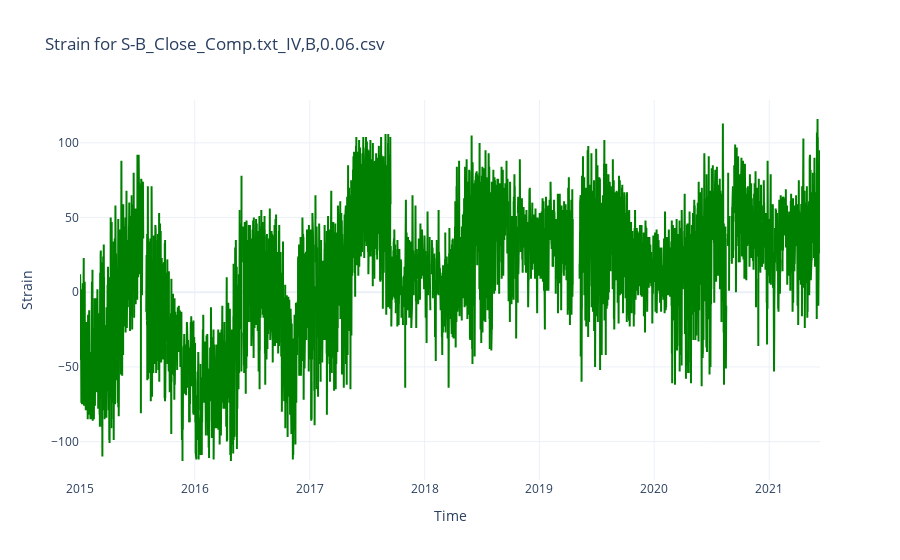

Notebook code cell kept with this figure:
### Code cell
# Add the root project directory to the Python path
project_root = Path.cwd().parent  # This will get the project root since the notebook is in 'notebooks/'
sys.path.append(str(project_root))

from configs.path_config import EXTRACTED_DATA_DIR

base_dir = EXTRACTED_DATA_DIR
file = 'S-B_Close_Comp.txt_IV,B,0.06.csv'
path = Path(base_dir) / 'group_alvbrodel_shifted' / file

print(path)

df = pd.read_csv(path, parse_dates=['Time'])

# df = df.iloc[12216:-1]

from src.processing import remove_outliers

# df = remove_outliers.clean_zeros_outliers(df)

fig = go.Figure()

# Add traces for the different data series
fig.add_trace(go.Scatter(x=df['Time'], y=df['Strain'], mode='lines', name='Shifted data', line=dict(color='green')))


# Add labels
fig.update_layout(
    title=f'Strain for {file}',
    xaxis_title='Time',
    yaxis_title='Strain',
    template='plotly_white'
)


# Show the plot
fig.show()

### Figure 1 — Plotly figure (JSON) as saved in the notebook; plotly's stock layout.template omitted (floating-point values rounded to 4 significant figures; data arrays with more than 128 entries replaced by an {"elided": "..."} marker saying what was removed)
{"data": [{"line": {"color": "green"}, "mode": "lines", "name": "Shifted data", "type": "scatter", "x": {"elided": "14122 str values"}, "y": {"elided": "14122 int values"}}], "layout": {"title": {"text": "Strain for S-B_Close_Comp.txt_IV,B,0.06.csv"}, "xaxis": {"title": {"text": "Time"}}, "yaxis": {"title": {"text": "Strain"}}}}
